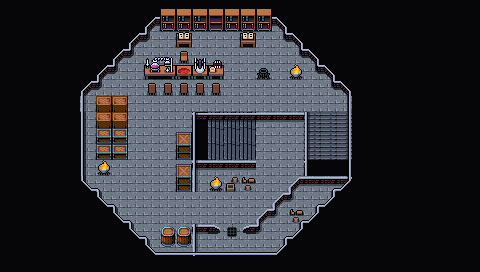

Below is a game level as drawn by its tile map, then a one-line description and the .tmx that defines it (tile-layer data replaced by summaries):
An orthogonal 30x17 tile map with 16x16 px tiles, 6 tile layers (Colission, Background, Walls, Ornamental Walls, ...), 4 tilesets and 15 objects.

<map version="1.10" tiledversion="1.10.1" orientation="orthogonal" renderorder="right-down" width="30" height="17" tilewidth="16" tileheight="16" infinite="0" nextlayerid="10" nextobjectid="104">
 <editorsettings>
  <export target="wastetown..tmx" format="tmx" />
 </editorsettings>
 <tileset firstgid="1" source="../../tileset/main.tsx" />
 <tileset firstgid="10113" source="../../tileset/buildings.tsx" />
 <tileset firstgid="11905" source="../../tileset/FarmFood.tsx" />
 <tileset firstgid="16001" source="../../tileset/dungeon.tsx" />
 <layer id="9" name="Colission" width="30" height="17">
  <data>[510 cells, 49 non-empty, 2 distinct tile ids]</data>
 </layer>
 <layer id="1" name="Background" width="30" height="17">
  <data>[510 cells, 508 non-empty, 4 distinct tile ids]</data>
 </layer>
 <layer id="2" name="Walls" width="30" height="17">
  <data>[510 cells, 372 non-empty, 21 distinct tile ids]</data>
 </layer>
 <layer id="7" name="Ornamental Walls" width="30" height="17">
  <data>[510 cells, 76 non-empty, 14 distinct tile ids]</data>
 </layer>
 <layer id="3" name="Clutter" width="30" height="17">
  <properties>
   <property name="spriteLayer" type="bool" value="true" />
  </properties>
  <data>[510 cells, 48 non-empty, 27 distinct tile ids]</data>
 </layer>
 <layer id="8" name="AboveClutter" width="30" height="17">
  <data>[510 cells, 23 non-empty, 12 distinct tile ids]</data>
 </layer>
 <objectgroup id="4" name="Objects">
  <object id="87" template="../../obj/door_down.tx" x="308.967" y="159.096" width="38.783" height="47.596">
   <properties>
    <property name="direction" value="up" />
    <property name="teleport" value="../common/maps/map/aerie/aerie_3.tmx" />
    <property name="teleportObjectId" value="87" />
   </properties>
  </object>
  <object id="89" template="../../obj/enemy.tx" x="186.598" y="216.593">
   <properties>
    <property name="enemy" value="Aerie Guard" />
    <property name="threatRange" type="int" value="40" />
    <property name="waypoints" value="98,99,100,99,98,95,101,97,101,95" />
   </properties>
  </object>
  <object id="90" template="../../obj/enemy.tx" x="141.25" y="138">
   <properties>
    <property name="enemy" value="Owl" />
    <property name="threatRange" type="int" value="30" />
    <property name="waypoints" value="96,95,94" />
   </properties>
  </object>
  <object id="91" template="../../obj/enemy.tx" x="261.5" y="61.25">
   <properties>
    <property name="enemy" value="Owl" />
    <property name="threatRange" type="int" value="30" />
    <property name="waypoints" value="94,97,96,95,94" />
   </properties>
  </object>
  <object id="93" template="../../obj/gold.tx" x="129.75" y="73.75" />
  <object id="94" template="../../obj/waypoint.tx" x="214.75" y="55.75" />
  <object id="95" template="../../obj/waypoint.tx" x="141" y="216.75" />
  <object id="96" template="../../obj/waypoint.tx" x="116.75" y="88.5" />
  <object id="97" template="../../obj/waypoint.tx" x="237.75" y="108.25" />
  <object id="98" template="../../obj/waypoint.tx" x="222.5" y="220.25" />
  <object id="99" template="../../obj/waypoint.tx" x="277.25" y="182" />
  <object id="100" template="../../obj/waypoint.tx" x="271.75" y="143.25" />
  <object id="101" template="../../obj/waypoint.tx" x="142" y="113.25" />
  <object id="102" template="../../obj/treasure.tx" x="303.75" y="202">
   <properties>
    <property name="reward">[
  {
      "type": "card",
      "probability": 1,
      "count": 1,
      "addMaxCount": 5,
      "colors": [
        "White",
        "Blue",
        "Green"
      ],
      "rarity": [
        "Common",
        "Rare",
        "Uncommon"
      ],
      "subTypes": [
        "Bird"
      ],
      "cardTypes": [
        "Creature"
      ]
    }
]</property>
   </properties>
  </object>
  <object id="103" template="../../obj/door_left.tx" x="212" y="160" width="35" height="39.5">
   <properties>
    <property name="direction" value="left" />
    <property name="teleport" value="../common/maps/map/aerie/aerie_0.tmx" />
    <property name="teleportObjectId" value="130" />
   </properties>
  </object>
 </objectgroup>
</map>
